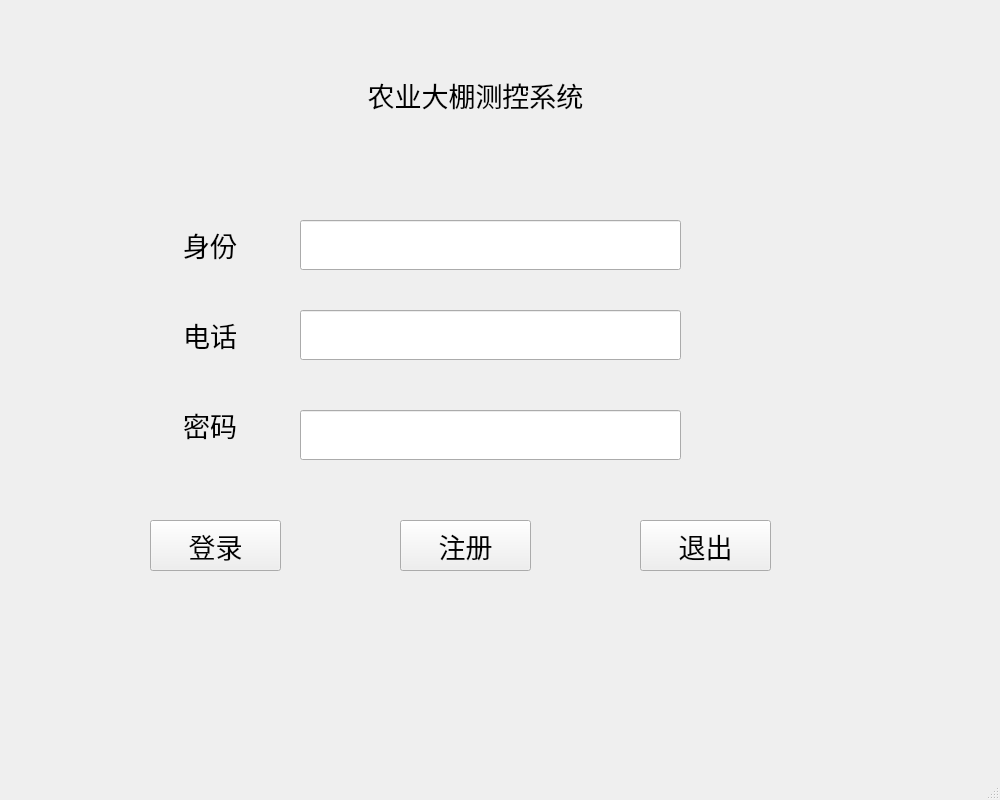
<?xml version="1.0" encoding="UTF-8"?>
<ui version="4.0">
 <class>login</class>
 <widget class="QMainWindow" name="login">
  <property name="geometry">
   <rect>
    <x>0</x>
    <y>0</y>
    <width>1000</width>
    <height>800</height>
   </rect>
  </property>
  <property name="windowTitle">
   <string>MainWindow</string>
  </property>
  <widget class="QWidget" name="centralwidget">
   <widget class="QPushButton" name="quit_bt">
    <property name="geometry">
     <rect>
      <x>640</x>
      <y>520</y>
      <width>131</width>
      <height>51</height>
     </rect>
    </property>
    <property name="font">
     <font>
      <family>楷体</family>
      <pointsize>20</pointsize>
     </font>
    </property>
    <property name="text">
     <string>退出</string>
    </property>
   </widget>
   <widget class="QLineEdit" name="pwd_le">
    <property name="geometry">
     <rect>
      <x>300</x>
      <y>410</y>
      <width>381</width>
      <height>50</height>
     </rect>
    </property>
   </widget>
   <widget class="QLabel" name="label">
    <property name="geometry">
     <rect>
      <x>150</x>
      <y>310</y>
      <width>120</width>
      <height>50</height>
     </rect>
    </property>
    <property name="font">
     <font>
      <family>楷体</family>
      <pointsize>20</pointsize>
     </font>
    </property>
    <property name="text">
     <string>电话</string>
    </property>
    <property name="alignment">
     <set>Qt::AlignCenter</set>
    </property>
   </widget>
   <widget class="QLabel" name="label_3">
    <property name="geometry">
     <rect>
      <x>150</x>
      <y>220</y>
      <width>120</width>
      <height>50</height>
     </rect>
    </property>
    <property name="font">
     <font>
      <family>楷体</family>
      <pointsize>20</pointsize>
     </font>
    </property>
    <property name="text">
     <string>身份</string>
    </property>
    <property name="alignment">
     <set>Qt::AlignCenter</set>
    </property>
   </widget>
   <widget class="QLineEdit" name="identify_le">
    <property name="geometry">
     <rect>
      <x>300</x>
      <y>220</y>
      <width>381</width>
      <height>50</height>
     </rect>
    </property>
   </widget>
   <widget class="QPushButton" name="login_bt">
    <property name="geometry">
     <rect>
      <x>150</x>
      <y>520</y>
      <width>131</width>
      <height>51</height>
     </rect>
    </property>
    <property name="font">
     <font>
      <family>楷体</family>
      <pointsize>20</pointsize>
     </font>
    </property>
    <property name="text">
     <string>登录</string>
    </property>
   </widget>
   <widget class="QLineEdit" name="phone_le">
    <property name="geometry">
     <rect>
      <x>300</x>
      <y>310</y>
      <width>381</width>
      <height>50</height>
     </rect>
    </property>
   </widget>
   <widget class="QLabel" name="label_2">
    <property name="geometry">
     <rect>
      <x>150</x>
      <y>400</y>
      <width>120</width>
      <height>50</height>
     </rect>
    </property>
    <property name="font">
     <font>
      <family>楷体</family>
      <pointsize>20</pointsize>
     </font>
    </property>
    <property name="text">
     <string>密码</string>
    </property>
    <property name="alignment">
     <set>Qt::AlignCenter</set>
    </property>
   </widget>
   <widget class="QLabel" name="label_4">
    <property name="geometry">
     <rect>
      <x>290</x>
      <y>70</y>
      <width>371</width>
      <height>50</height>
     </rect>
    </property>
    <property name="font">
     <font>
      <family>楷体</family>
      <pointsize>20</pointsize>
     </font>
    </property>
    <property name="text">
     <string>农业大棚测控系统</string>
    </property>
    <property name="alignment">
     <set>Qt::AlignCenter</set>
    </property>
   </widget>
   <widget class="QPushButton" name="register_bt">
    <property name="geometry">
     <rect>
      <x>400</x>
      <y>520</y>
      <width>131</width>
      <height>51</height>
     </rect>
    </property>
    <property name="font">
     <font>
      <family>楷体</family>
      <pointsize>20</pointsize>
     </font>
    </property>
    <property name="text">
     <string>注册</string>
    </property>
   </widget>
  </widget>
  <widget class="QMenuBar" name="menubar">
   <property name="geometry">
    <rect>
     <x>0</x>
     <y>0</y>
     <width>1000</width>
     <height>26</height>
    </rect>
   </property>
  </widget>
  <widget class="QStatusBar" name="statusbar"/>
 </widget>
 <resources/>
 <connections/>
</ui>
